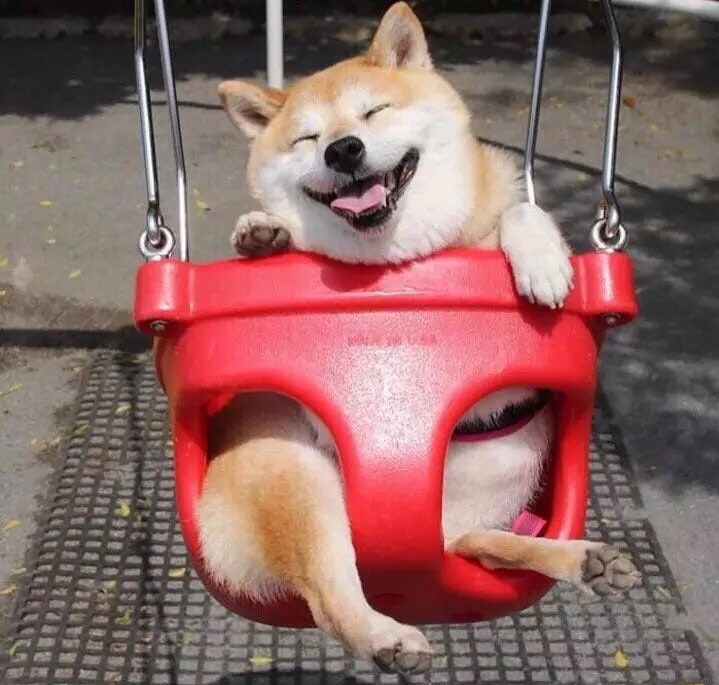
#> input picture shibe.jpg, 719 x 685 px
$ python image.py
#> lines starting #> are read from the running program, lines starting #| are printed output that depends on the picture
from PIL import Image

# RGB values for recoloring.
darkBlue = (60, 68, 102)
red = (237, 132, 132)
lightBlue = (145, 245, 247)
yellow = (247, 243, 168)

# Import image.
my_image = Image.open("shibe.jpg") #change IMAGENAME to the path on your computer to the image you're using
#> my_image is the input picture: PIL image 719x685 RGB; mean R, G, B 140, 102.4, 99.6
image_list = my_image.getdata() #each pixel is represented in the form (red value, green value, blue value, transparency). You don't need the fourth value.
image_list = list(image_list) #Turns the sequence above into a list. The list can be iterated through in a loop.
#> image_list = 492515 items

recolored = [] #list that will hold the pixel data for the new image.

#YOUR CODE to loop through the original list of pixels and build a new list based on intensity should go here.

for tuples in image_list:
    x = tuples[0] + tuples[1] + tuples[2]
    if x < 182:
        recolored.append(darkBlue)
    elif x >= 182 and x < 364:
        recolored.append(red)
    elif x >= 364 and x < 546:
        recolored.append(lightBlue)
    elif x >= 546:
        recolored.append(yellow)
#> this loop made 492515 passes
#> (tuples, x) on passes 1 to 3: ((17, 18, 12), 47), ((18, 19, 13), 50), ((19, 20, 14), 53)
#> after the loop, recolored = 492515 items

# Create a new image using the recolored list. Display and save the image.
new_image = Image.new("RGB", my_image.size) #Creates a new image that will be the same size as the original image.
#> new_image: PIL image 719x685 RGB; every value is 0
new_image.putdata(recolored) #Adds the data from the recolored list to the image.
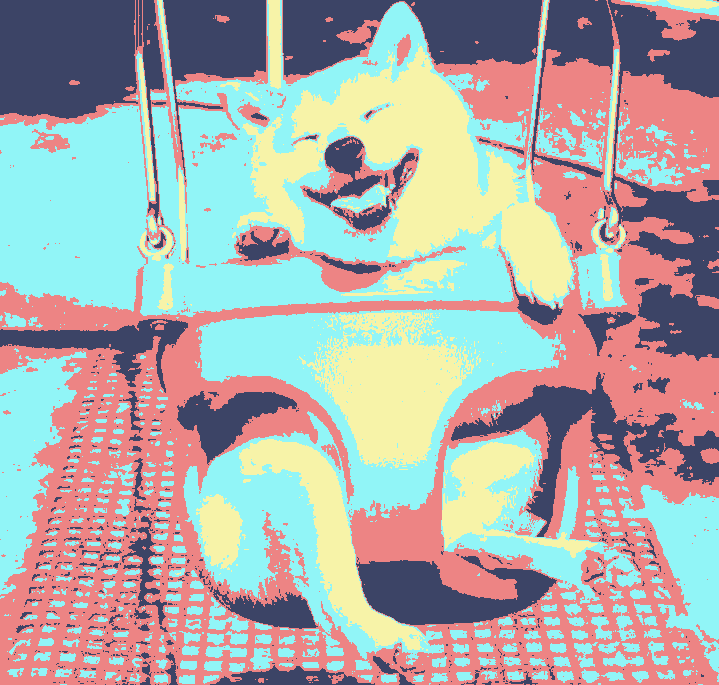
#> new_image: PIL image 719x685 RGB; mean R, G, B 171.9, 171.1, 168.4
new_image.show() #show the new image on the screen
new_image.save("recolored1.jpg", "jpeg") #save the new image as "recolored.jpg"
